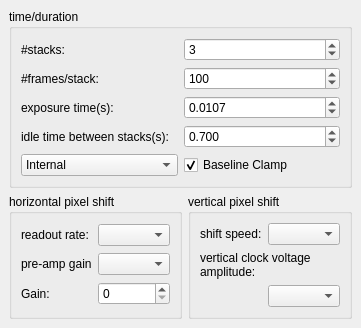
        <widget class="QWidget" name="tabCamera">
         <attribute name="title">
          <string>Camera</string>
         </attribute>
         <layout class="QVBoxLayout">
          <property name="spacing">
           <number>6</number>
          </property>
          <property name="margin">
           <number>9</number>
          </property>
          <item>
           <widget class="QGroupBox" name="groupBox">
            <property name="title">
             <string>time/duration</string>
            </property>
            <layout class="QGridLayout">
             <property name="margin">
              <number>9</number>
             </property>
             <property name="spacing">
              <number>6</number>
             </property>
             <item row="4" column="0">
              <widget class="QComboBox" name="comboBoxTriggerMode">
               <property name="currentIndex">
                <number>1</number>
               </property>
               <item>
                <property name="text">
                 <string>External Start</string>
                </property>
               </item>
               <item>
                <property name="text">
                 <string>Internal</string>
                </property>
               </item>
              </widget>
             </item>
             <item row="4" column="1">
              <widget class="QCheckBox" name="cbBaseLineClamp">
               <property name="text">
                <string>Baseline Clamp</string>
               </property>
               <property name="checked">
                <bool>true</bool>
               </property>
              </widget>
             </item>
             <item row="0" column="0">
              <widget class="QLabel" name="label_3">
               <property name="text">
                <string>#stacks:</string>
               </property>
              </widget>
             </item>
             <item row="1" column="0">
              <widget class="QLabel" name="label_4">
               <property name="text">
                <string>#frames/stack:</string>
               </property>
              </widget>
             </item>
             <item row="2" column="0">
              <widget class="QLabel" name="label_5">
               <property name="toolTip">
                <string>That is, msec/frame</string>
               </property>
               <property name="text">
                <string>exposure time(s):</string>
               </property>
              </widget>
             </item>
             <item row="3" column="0">
              <widget class="QLabel" name="label_5_2">
               <property name="toolTip">
                <string>That is, msec/frame</string>
               </property>
               <property name="text">
                <string>idle time between stacks(s):</string>
               </property>
              </widget>
             </item>
             <item row="2" column="1">
              <widget class="QDoubleSpinBox" name="doubleSpinBoxExpTime">
               <property name="decimals">
                <number>4</number>
               </property>
               <property name="maximum">
                <double>999999999.000000000000000</double>
               </property>
               <property name="singleStep">
                <double>0.001000000000000</double>
               </property>
               <property name="value">
                <double>0.010700000000000</double>
               </property>
              </widget>
             </item>
             <item row="0" column="1">
              <widget class="QSpinBox" name="spinBoxNumOfStacks">
               <property name="minimum">
                <number>1</number>
               </property>
               <property name="maximum">
                <number>999999999</number>
               </property>
               <property name="value">
                <number>3</number>
               </property>
              </widget>
             </item>
             <item row="1" column="1">
              <widget class="QSpinBox" name="spinBoxFramesPerStack">
               <property name="minimum">
                <number>1</number>
               </property>
               <property name="maximum">
                <number>999999999</number>
               </property>
               <property name="value">
                <number>100</number>
               </property>
              </widget>
             </item>
             <item row="3" column="1">
              <widget class="QDoubleSpinBox" name="doubleSpinBoxBoxIdleTimeBtwnStacks">
               <property name="decimals">
                <number>3</number>
               </property>
               <property name="maximum">
                <double>999999999.000000000000000</double>
               </property>
               <property name="value">
                <double>0.700000000000000</double>
               </property>
              </widget>
             </item>
            </layout>
           </widget>
          </item>
          <item>
           <layout class="QHBoxLayout">
            <property name="spacing">
             <number>6</number>
            </property>
            <property name="margin">
             <number>0</number>
            </property>
            <item>
             <widget class="QGroupBox" name="groupBox_2">
              <property name="title">
               <string>horizontal pixel shift</string>
              </property>
              <layout class="QGridLayout">
               <property name="margin">
                <number>9</number>
               </property>
               <property name="spacing">
                <number>6</number>
               </property>
               <item row="1" column="1">
                <widget class="QComboBox" name="comboBoxPreAmpGains"/>
               </item>
               <item row="2" column="0">
                <widget class="QLabel" name="label_14">
                 <property name="text">
                  <string>Gain:</string>
                 </property>
                </widget>
               </item>
               <item row="2" column="1">
                <widget class="QSpinBox" name="spinBoxGain">
                 <property name="maximum">
                  <number>255</number>
                 </property>
                </widget>
               </item>
               <item row="0" column="0">
                <widget class="QLabel" name="label_16">
                 <property name="toolTip">
                  <string>Horizontal shift speed</string>
                 </property>
                 <property name="text">
                  <string>readout rate:</string>
                 </property>
                </widget>
               </item>
               <item row="0" column="1">
                <widget class="QComboBox" name="comboBoxHorReadoutRate"/>
               </item>
               <item row="1" column="0">
                <widget class="QLabel" name="label_15">
                 <property name="text">
                  <string>pre-amp gain</string>
                 </property>
                </widget>
               </item>
              </layout>
             </widget>
            </item>
            <item>
             <widget class="QGroupBox" name="groupBox_3">
              <property name="title">
               <string>vertical pixel shift</string>
              </property>
              <layout class="QGridLayout">
               <property name="margin">
                <number>9</number>
               </property>
               <property name="spacing">
                <number>6</number>
               </property>
               <item row="1" column="0" colspan="2">
                <widget class="QLabel" name="label_18">
                 <property name="text">
                  <string>vertical clock voltage amplitude:</string>
                 </property>
                 <property name="wordWrap">
                  <bool>true</bool>
                 </property>
                </widget>
               </item>
               <item row="2" column="1">
                <widget class="QComboBox" name="comboBoxVertClockVolAmp"/>
               </item>
               <item row="0" column="0">
                <widget class="QLabel" name="label_17">
                 <property name="text">
                  <string>shift speed:</string>
                 </property>
                </widget>
               </item>
               <item row="0" column="1">
                <widget class="QComboBox" name="comboBoxVertShiftSpeed"/>
               </item>
              </layout>
             </widget>
            </item>
           </layout>
          </item>
         </layout>
        </widget>
